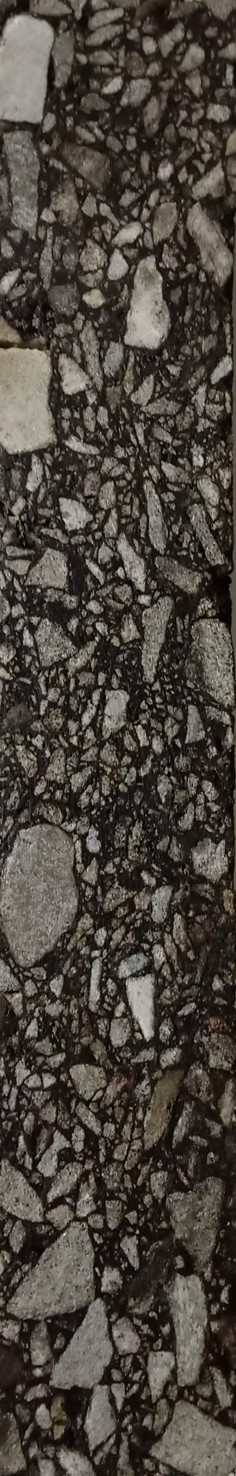
#> input picture Bituminous Mixture Beam - Size - 30 by 5.jpg, 236 x 1476 px, found by its file name
$ python b_analysis.py
#> lines starting #> are read from the running program, lines starting #| are printed output that depends on the picture; after the words box and inside, x2 and y2 are one past the last pixel; in counts of white or black regions, pixels touching at a corner belong together; long printed decimals are rounded
import cv2 as cv
import sys
from matplotlib import pyplot as plt
import numpy as np
import csv
import math
from skimage import color


img = cv.imread(cv.samples.findFile("G:\my_Ml_projects\image processing\Bituminous Mixture Beam - Size - 30 by 5.jpg"))
#> img is the input picture: shape (1476, 236, 3); mean B, G, R 62, 69.3, 75.1
if img is None:
    sys.exit("Could not read the image.")
gray1 = cv.cvtColor(img,cv.COLOR_BGR2GRAY)
#median = cv.medianBlur(img,5)
median = cv.bilateralFilter(img,2,75,75)
median = cv.bilateralFilter(median,2,75,75)
median = cv.bilateralFilter(median,2,75,75)
gray = cv.cvtColor(median,cv.COLOR_BGR2GRAY)
equ1 = cv.equalizeHist(gray)
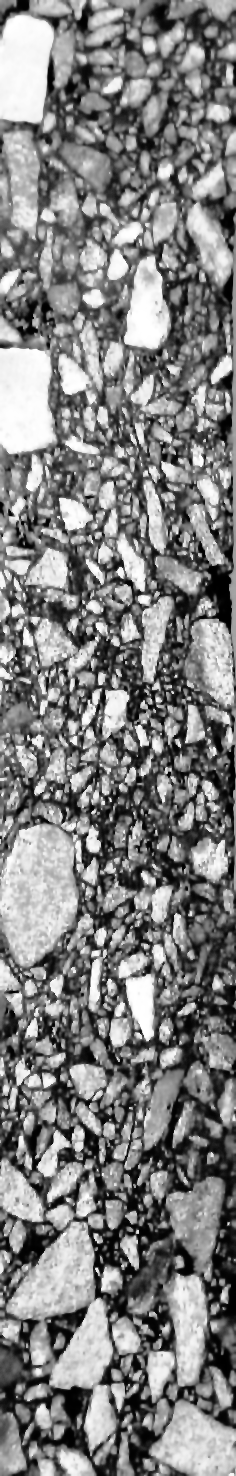
#> equ1: shape (1476, 236); min 0, max 255, mean 128.7
hist = cv.calcHist([equ1],[0],None,[256],[0,256])
#> hist = 256 values, max 6321 at index 51, min 0 at index 7, mean 1360.7
print("Histogram for automatic equalise histogram")
#plt.hist(equ1.ravel(),256,[0,256]); plt.show()
ret,th = cv.threshold(equ1,140,255,cv.THRESH_BINARY)  #make it 140 for bitumen 7 by 6
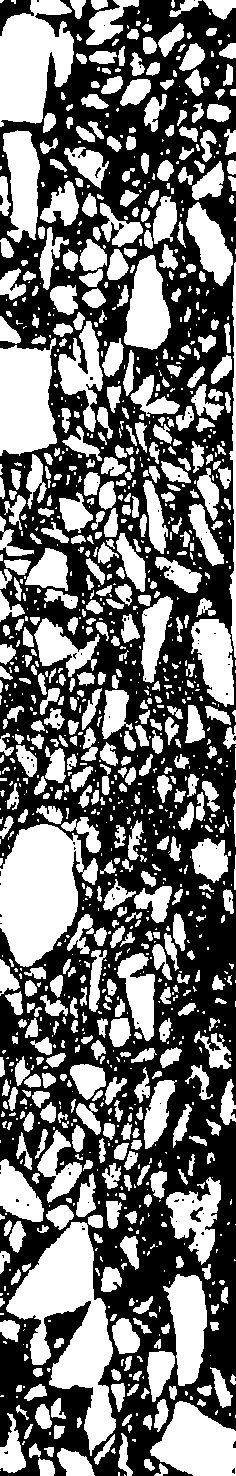
#> th: shape (1476, 236); 45.3% white; 1261 white regions (657 under 20 px), largest, box (x1, y1, x2, y2) and area: (6, 1222, 116, 1456) 10453, (0, 824, 98, 967) 8960, (0, 0, 74, 127) 6478
res = np.hstack((th,gray1))
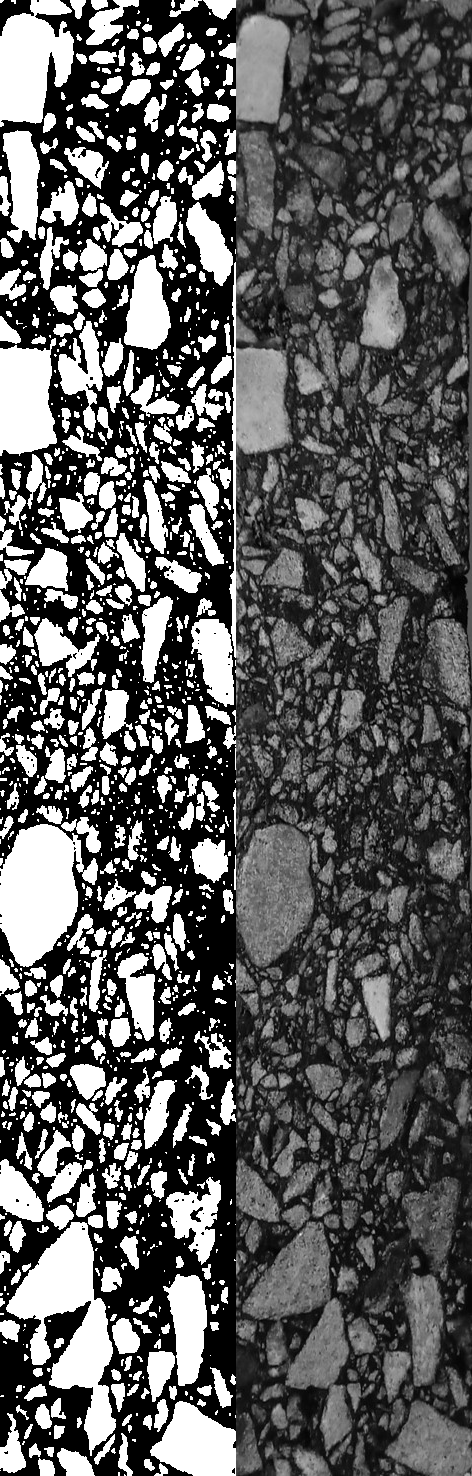
#> res: shape (1476, 472); min 0, max 255, mean 92.8
cv.imshow("Display window", res)
cv.waitKey(0)
#plt.imshow(res)
#plt.title('my picture')
#plt.show()

n_white_pix_a = np.sum(th==255)   #voids area
#> n_white_pix_a = 157731
print('Number of white pixels aggregate:', n_white_pix_a)
#| Number of white pixels aggregate: 157731
dimensions = gray.shape
#> dimensions = (1476, 236)
print(dimensions)
#| (1476, 236)
print("Height of image",dimensions[0])
#| Height of image 1476
print("width of image",dimensions[1])
#| width of image 236
speciman_area = 300 * 50
number_of_total_pixels = dimensions[0] * dimensions[1]
#> number_of_total_pixels = 348336
print("total number of pixels",number_of_total_pixels)
#| total number of pixels 348336
mm_square_per_pixel = speciman_area / number_of_total_pixels
#> mm_square_per_pixel = 0.0431
area_of_a = n_white_pix_a * mm_square_per_pixel
#> area_of_a = 6792.2
print("area of aggregate:",area_of_a)
#| area of aggregate: 6792.192
n_white_pix_bitu = np.sum(th!=255)   #bitumen area
#> n_white_pix_bitu = 190605
print('Number of white pixels bitu:', n_white_pix_bitu)
#| Number of white pixels bitu: 190605
area_of_bitu = n_white_pix_bitu * mm_square_per_pixel
#> area_of_bitu = 8207.8
print("area of bitumin:",area_of_bitu)
#| area of bitumin: 8207.808


dimensions = gray.shape
print("Height of image",dimensions[0])
#| Height of image 1476
print("width of image",dimensions[1])
#| width of image 236

num_labels, labels = cv.connectedComponents(th,connectivity=4)
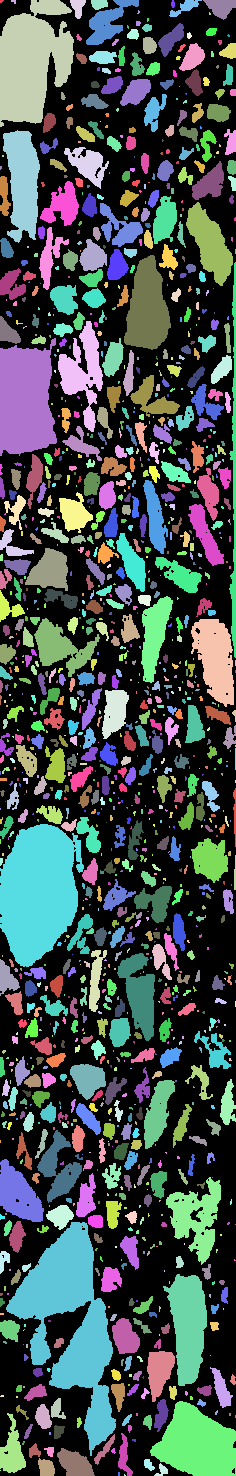
#> labels: shape (1476, 236) int32; 1298 distinct labels, from 0 to 1297; one colour per label, 0 black
#> num_labels = 1298

# Map component labels to hue val, 0-179 is the hue range in OpenCV
#> (the run stopped early here; a loop or call above may not have finished)

$ run again, with Bituminous Mixture Sample - Size - 7 by 6.jpg copied over Bituminous Mixture Beam - Size - 30 by 5.jpg
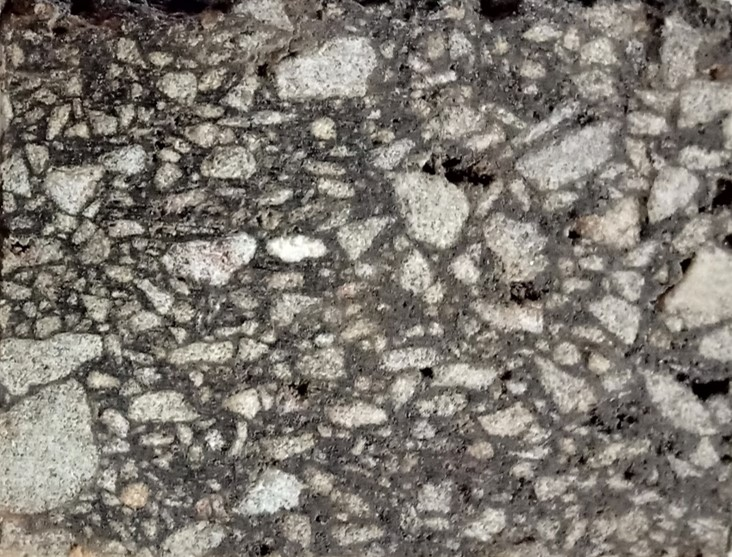
#> input picture Bituminous Mixture Sample - Size - 7 by 6.jpg, 732 x 557 px, found by its file name
#> img is the input picture: shape (557, 732, 3); mean B, G, R 112.7, 120.2, 125.7
#> hist = 256 values, max 4317 at index 85, min 0 at index 29, mean 1592.7
#> `ret,th = cv.threshold(equ1,140,255,cv.THRESH_BINARY)`:
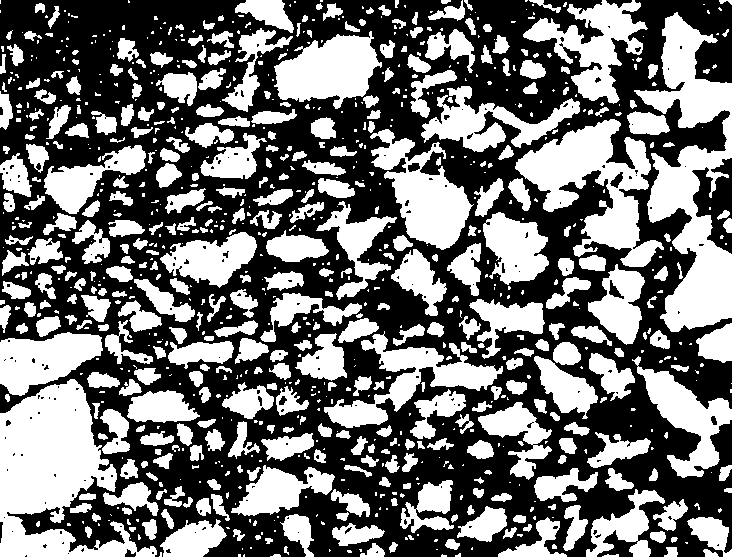
#> th: shape (557, 732); 44.9% white; 929 white regions (517 under 20 px), largest, box (x1, y1, x2, y2) and area: (0, 379, 157, 557) 14334, (634, 12, 732, 332) 13774, (515, 119, 664, 267) 9287
#> n_white_pix_a = 183169
#| Number of white pixels aggregate: 183169
#| (557, 732)
#| Height of image 557
#| width of image 732
#| total number of pixels 407724
#> area_of_a = 6738.7
#| area of aggregate: 6738.713
#> n_white_pix_bitu = 224555
#| Number of white pixels bitu: 224555
#> area_of_bitu = 8261.3
#| area of bitumin: 8261.287
#| Height of image 557
#| width of image 732
#> `num_labels, labels = cv.connectedComponents(th,connectivity=4)`:
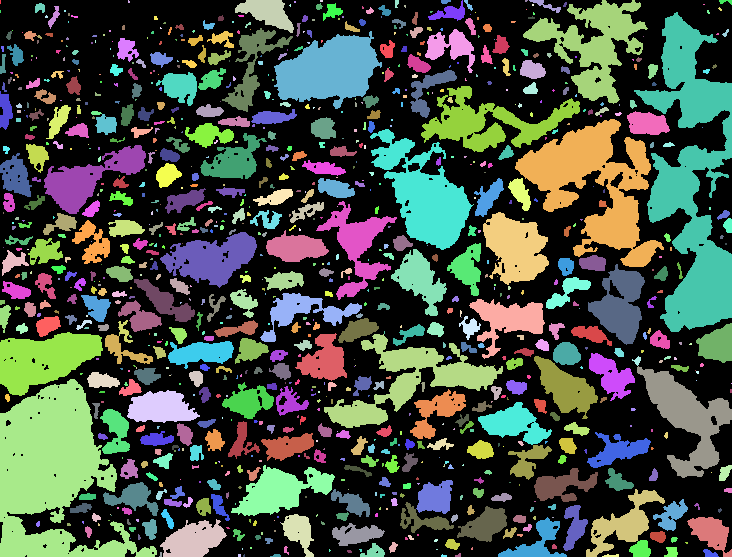
#> labels: shape (557, 732) int32; 961 distinct labels, from 0 to 960; one colour per label, 0 black
#> num_labels = 961

$ run again, with Image - 1 - Top - DBM - 6%.jpg copied over Bituminous Mixture Beam - Size - 30 by 5.jpg
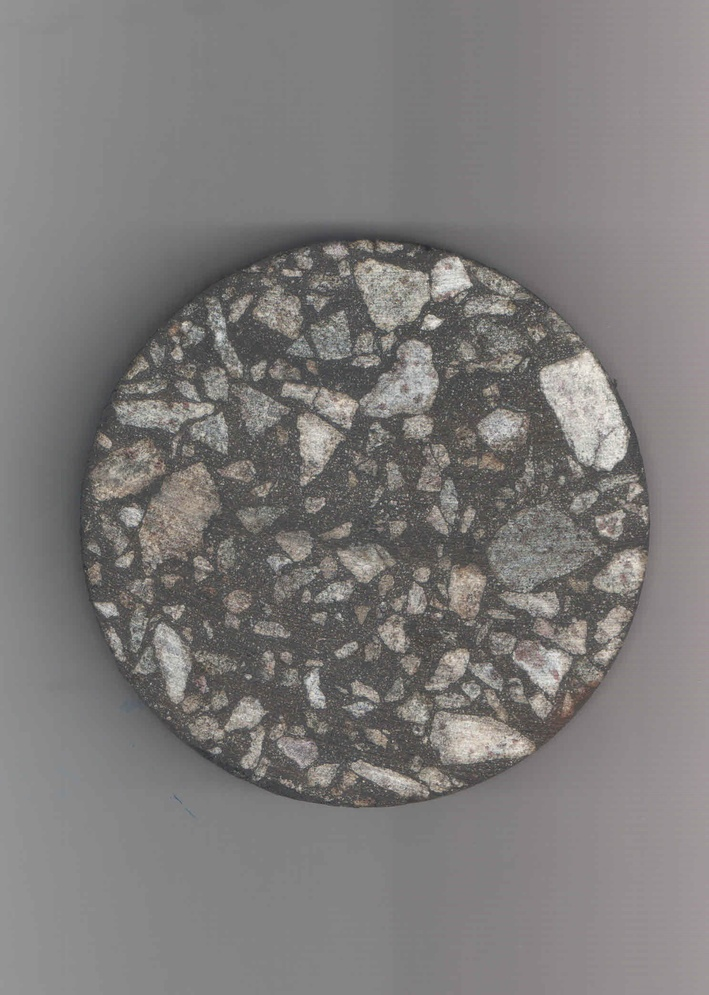
#> input picture Image - 1 - Top - DBM - 6%.jpg, 709 x 995 px, shrunk from 1488 x 2088 before the run, found by its file name
#> img is the input picture: shape (995, 709, 3); mean B, G, R 122.4, 123.5, 126
#> hist = 256 values, max 53826 at index 132, min 0 at index 7, mean 2755.7
#> `ret,th = cv.threshold(equ1,140,255,cv.THRESH_BINARY)`:
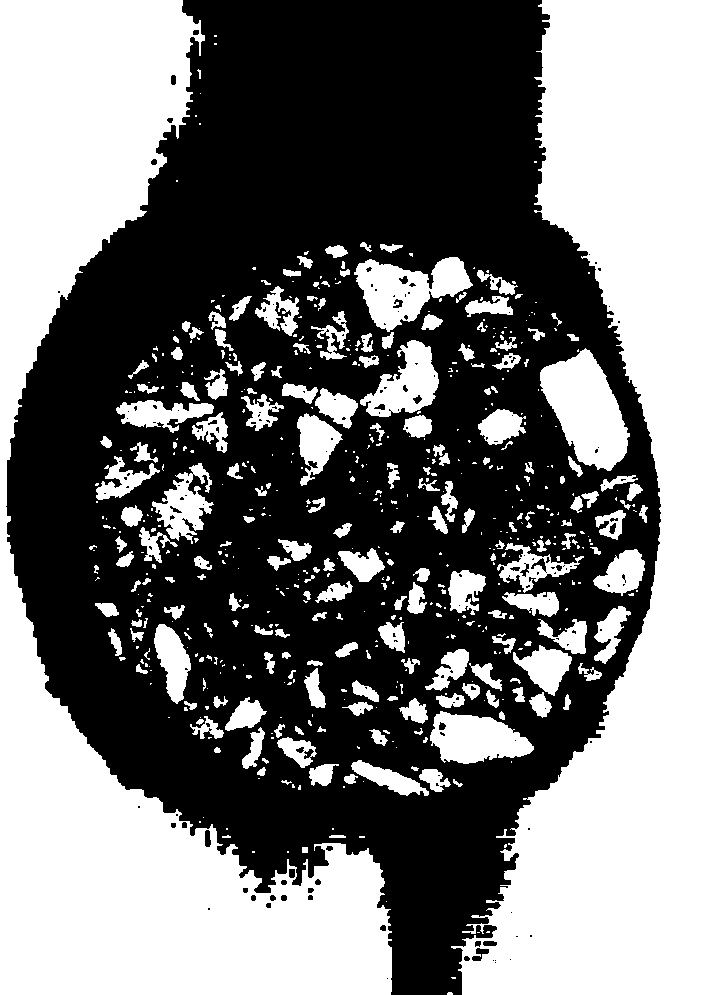
#> th: shape (995, 709); 46.4% white; 587 white regions (363 under 20 px), largest, box (x1, y1, x2, y2) and area: (451, 0, 709, 995) 129330, (0, 0, 392, 995) 128730, (540, 348, 630, 471) 6561
#> n_white_pix_a = 327033
#| Number of white pixels aggregate: 327033
#| (995, 709)
#| Height of image 995
#| width of image 709
#| total number of pixels 705455
#> area_of_a = 6953.7
#| area of aggregate: 6953.661
#> n_white_pix_bitu = 378422
#| Number of white pixels bitu: 378422
#> area_of_bitu = 8046.3
#| area of bitumin: 8046.339
#| Height of image 995
#| width of image 709
#> `num_labels, labels = cv.connectedComponents(th,connectivity=4)`:
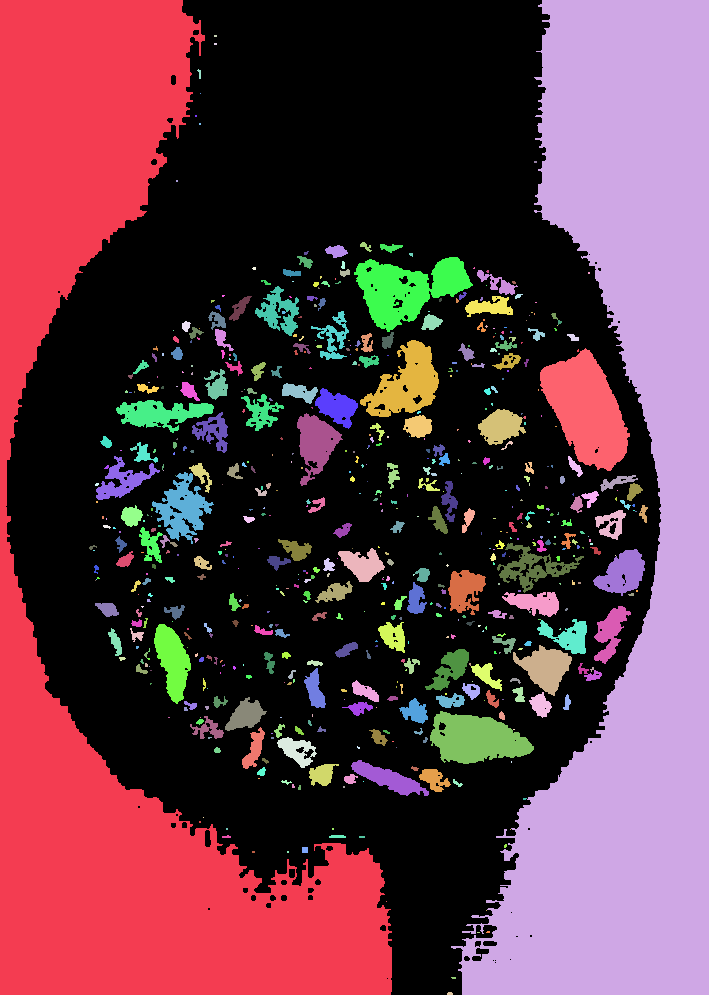
#> labels: shape (995, 709) int32; 627 distinct labels, from 0 to 626; one colour per label, 0 black
#> num_labels = 627

$ run again, with Vertical - 2 - 5.87 - 9.51.jpg copied over Bituminous Mixture Beam - Size - 30 by 5.jpg
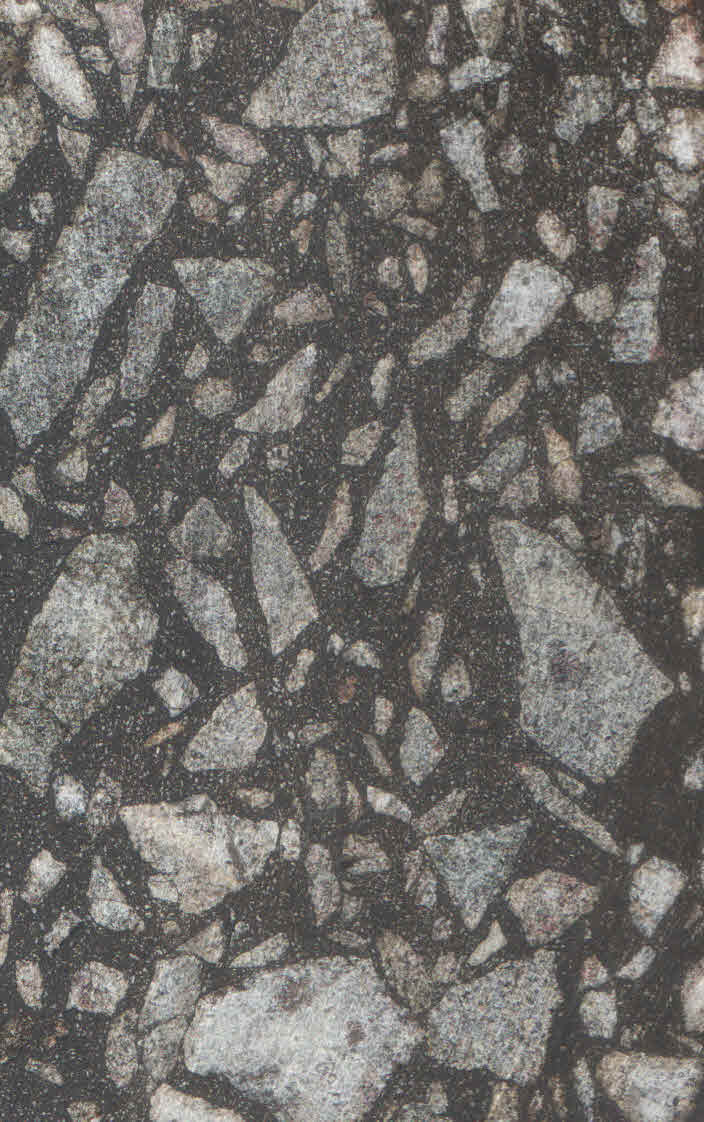
#> input picture Vertical - 2 - 5.87 - 9.51.jpg, 704 x 1122 px, found by its file name
#> img is the input picture: shape (1122, 704, 3); mean B, G, R 105.4, 109, 111.7
#> hist = 256 values, max 20199 at index 55, min 0 at index 5, mean 3085.5
#> `ret,th = cv.threshold(equ1,140,255,cv.THRESH_BINARY)`:
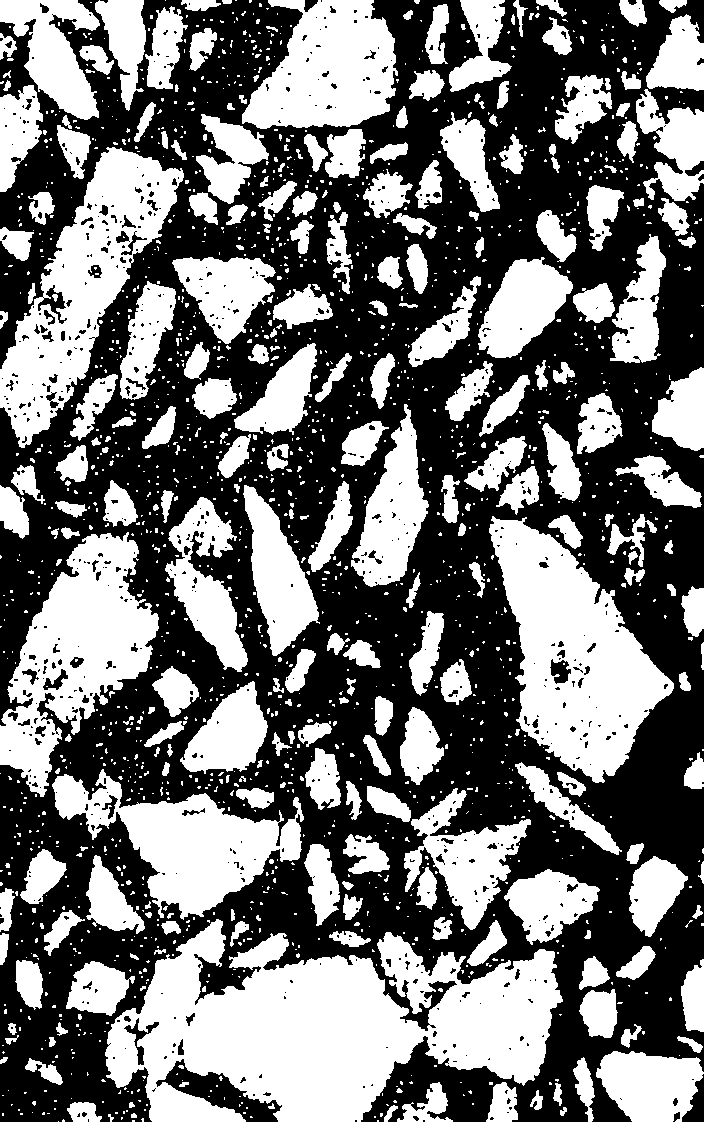
#> th: shape (1122, 704); 45.2% white; 1790 white regions (1502 under 20 px), largest, box (x1, y1, x2, y2) and area: (105, 919, 563, 1122) 54127, (489, 516, 674, 783) 24877, (0, 147, 184, 448) 20015
#> n_white_pix_a = 356635
#| Number of white pixels aggregate: 356635
#| (1122, 704)
#| Height of image 1122
#| width of image 704
#| total number of pixels 789888
#> area_of_a = 6772.5
#| area of aggregate: 6772.511
#> n_white_pix_bitu = 433253
#| Number of white pixels bitu: 433253
#> area_of_bitu = 8227.5
#| area of bitumin: 8227.489
#| Height of image 1122
#| width of image 704
#> `num_labels, labels = cv.connectedComponents(th,connectivity=4)`:
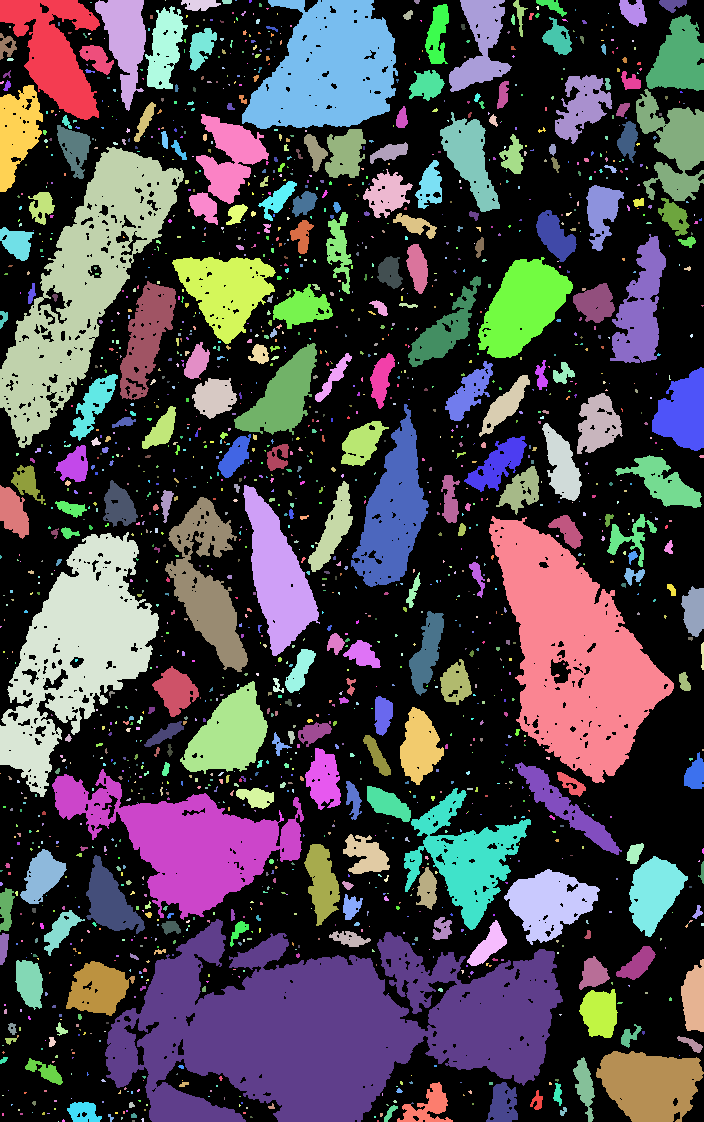
#> labels: shape (1122, 704) int32; 1826 distinct labels, from 0 to 1825; one colour per label, 0 black
#> num_labels = 1826
